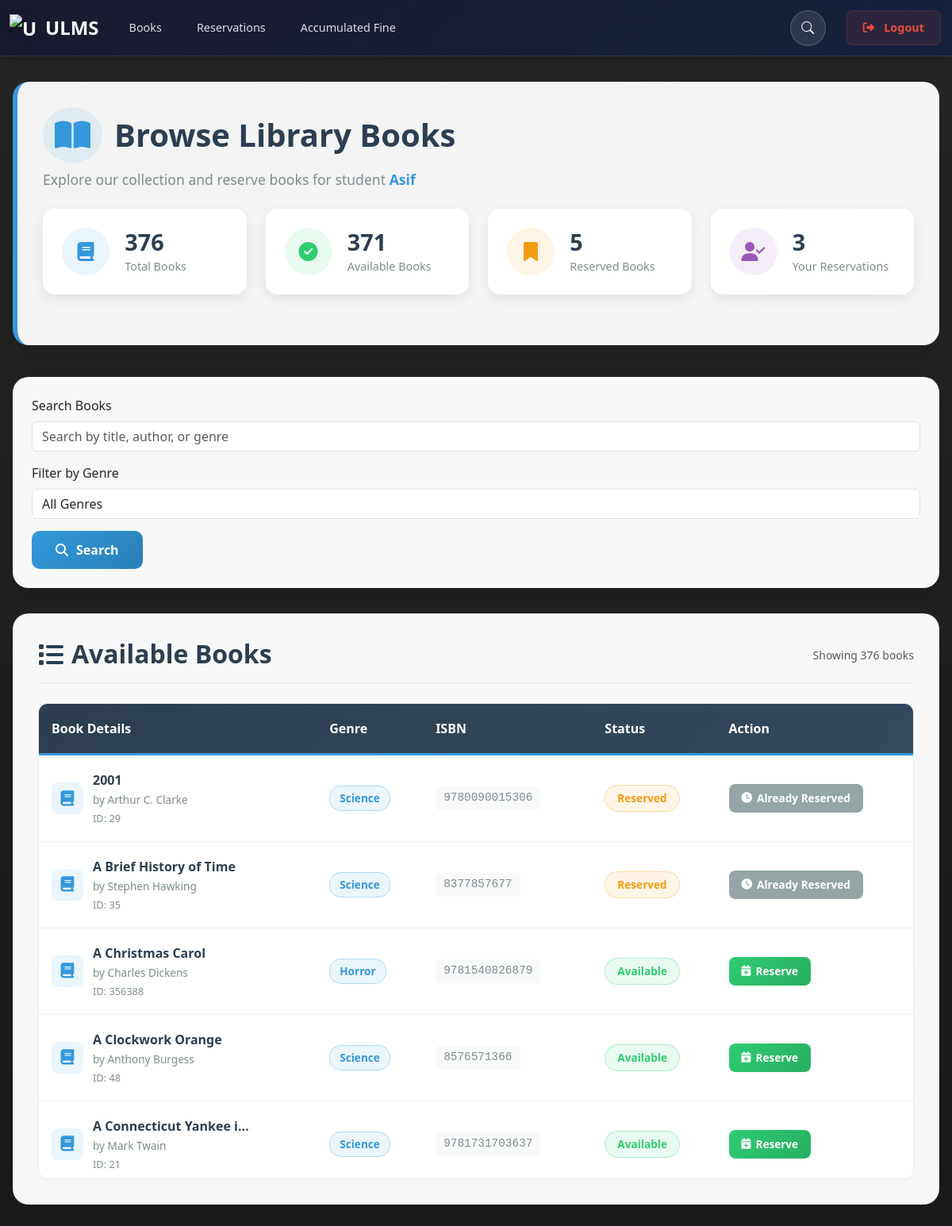
Page /pages/books_student.php (signed in) on the committed database.
### tables this page shows
CREATE TABLE `books` (
  `book_id` int(11) NOT NULL,
  `title` varchar(200) NOT NULL,
  `author` varchar(200) NOT NULL,
  `genre` varchar(100) DEFAULT NULL,
  `isbn` varchar(20) DEFAULT NULL,
  `thumbnail` varchar(255) DEFAULT NULL,
  `source` enum('api','manual') NOT NULL,
  `reserved` enum('Yes','No') DEFAULT 'No',
  `reserved_by` int(11) DEFAULT NULL
);

### pages/books_student.php (the view, shortened to what this page needs)
<?php
include '../includes/db_connection.php';
$user_id = $_SESSION['user_id'];
$name = $_SESSION['name'];
$query = "SELECT * FROM books";
$search_term = '';
$query .= " ORDER BY title ASC";
$total_books_query = "SELECT COUNT(*) as total FROM books";
$available_books_query = "SELECT COUNT(*) as available FROM books WHERE reserved = 'No'";
$reserved_books_query = "SELECT COUNT(*) as reserved FROM books WHERE reserved = 'Yes'";
$total_books = mysqli_fetch_assoc(mysqli_query($conn, $total_books_query))['total'] ?? 0;
$available_books = mysqli_fetch_assoc(mysqli_query($conn, $available_books_query))['available'] ?? 0;
$reserved_books = mysqli_fetch_assoc(mysqli_query($conn, $reserved_books_query))['reserved'] ?? 0;
$user_reservations_query = "SELECT COUNT(*) as user_reservations FROM reservations WHERE user_id = '$user_id' AND returned = 'No'";
$user_reservations_result = mysqli_query($conn, $user_reservations_query);
$user_reservations_data = mysqli_fetch_assoc($user_reservations_result);
$user_reservations = $user_reservations_data['user_reservations'] ?? 0;
?>
<!DOCTYPE html>
<html lang="en">
<head>
    <link href="https://cdn.jsdelivr.net/npm/bootstrap@5.3.2/dist/css/bootstrap.min.css" rel="stylesheet">
    <link rel="stylesheet" href="https://cdnjs.cloudflare.com/ajax/libs/font-awesome/6.4.2/css/all.min.css">
</head>
<body>
<?php include '_navbar.php'; ?>
<div class="books-container">
    <div class="header-section">
        <h1><i class="fas fa-book-open"></i> Browse Library Books</h1>
        <p class="subtitle">Explore our collection and reserve books for student <span class="student-name"><?php echo htmlspecialchars($name); ?></span></p>
        <div class="stats-cards">
            <div class="stat-card">
                <div class="stat-icon total">
                    <i class="fas fa-book"></i>
                </div>
                <div class="stat-info">
                    <h3 id="total-books"><?php echo $total_books; ?></h3>
                    <p>Total Books</p>
                </div>
            </div>
            <div class="stat-card">
                <div class="stat-icon available">
                    <i class="fas fa-check-circle"></i>
                </div>
                <div class="stat-info">
                    <h3 id="available-books"><?php echo $available_books; ?></h3>
                    <p>Available Books</p>
                </div>
            </div>
            <div class="stat-card">
                <div class="stat-icon reserved">
                    <i class="fas fa-bookmark"></i>
                </div>
                <div class="stat-info">
                    <h3 id="reserved-books"><?php echo $reserved_books; ?></h3>
                    <p>Reserved Books</p>
                </div>
            </div>
            <div class="stat-card">
                <div class="stat-icon your-reservations">
                    <i class="fas fa-user-check"></i>
                </div>
                <div class="stat-info">
                    <h3 id="your-reservations"><?php echo $user_reservations; ?></h3>
                    <p>Your Reservations</p>
                </div>
            </div>
        </div>
    </div>
    <div class="search-section">
        <form method="POST">
            <div class="search-form">
                <div class="form-group">
                    <label for="search_term" class="form-label">Search Books</label>
                    <input type="text" name="search_term" class="form-control"
                           placeholder="Search by title, author, or genre"
                           value="<?php echo htmlspecialchars($search_term); ?>">
                </div>
                <div class="form-group">
                    <label for="genre_filter" class="form-label">Filter by Genre</label>
                    <select name="genre_filter" class="form-control">
                        <option value="">All Genres</option>
                    </select>
                </div>
                <div class="form-group">
                    <button type="submit" name="search" class="btn-search">
                        <i class="fas fa-search"></i> Search
                    </button>
                </div>
            </div>
        </form>
    </div>
    <div class="books-section">
        <div class="section-header">
            <h2><i class="fas fa-list"></i> Available Books</h2>
            <div>
                <small class="text-muted">
                    <?php
                    $count_result = mysqli_query($conn, $query);
                    $total_rows = mysqli_num_rows($count_result);
                    echo "Showing " . $total_rows . " books";
                    ?>
                </small>
            </div>
        </div>
        <?php
        $result = mysqli_query($conn, $query);
        if (mysqli_num_rows($result) > 0) {
            echo '
            <div class="table-responsive">
                <table class="books-table">
                    <thead>
                        <tr>
                            <th>Book Details</th>
                            <th>Genre</th>
                            <th>ISBN</th>
                            <th>Status</th>
                            <th>Action</th>
                        </tr>
                    </thead>
                    <tbody>';
            while ($book = mysqli_fetch_assoc($result)) {
                $book_id = $book['book_id'];
                $title = htmlspecialchars($book['title']);
                $author = htmlspecialchars($book['author']);
                $genre = htmlspecialchars($book['genre']);
                $isbn = htmlspecialchars($book['isbn']);
                $reserved = $book['reserved'];
                echo '<tr>';
                echo '<td>
                        <div class="book-row-item">
                            <div class="book-icon-small">
                                <i class="fas fa-book"></i>
                            </div>
                            <div class="book-info-row">
                                <div class="book-title-row" title="' . $title . '">
                                    ' . $title . '
                                </div>
                                <div class="book-author-row" title="by ' . $author . '">
                                    by ' . $author . '
                                </div>
                                <div style="font-size: 0.8rem; color: #7f8c8d; margin-top: 3px;">
                                    ID: ' . $book_id . '
                                </div>
                            </div>
                        </div>
                      </td>';
                echo '<td><span class="badge-genre-row">' . $genre . '</span></td>';
                echo '<td><span class="book-isbn-row">' . $isbn . '</span></td>';
                if ($reserved == 'Yes') {
                    echo '<td><span class="status-badge status-reserved">Reserved</span></td>';
                } else {
                    echo '<td><span class="status-badge status-available">Available</span></td>';
                }
                echo '<td>';
                if ($reserved == 'No' && $user_reservations < 5) {
                    echo '
                        <form method="POST" style="display: inline;">
                            <input type="hidden" name="book_id" value="' . $book_id . '">
                            <button type="submit" name="reserve_book" class="btn-reserve-row">
                                <i class="fas fa-calendar-plus"></i> Reserve
                            </button>
                        </form>';
                } elseif ($reserved == 'No' && $user_reservations >= 5) {
                    echo '
                        <button class="btn-reserve-row" disabled>
                            <i class="fas fa-ban"></i> Limit Reached
                        </button>';
                } else {
                    echo '
                        <button class="btn-reserve-row" disabled style="background: #95a5a6;">
                            <i class="fas fa-clock"></i> Already Reserved
                        </button>';
                }
                echo '</td>';
                echo '</tr>';
            }
            echo '</tbody>
                </table>
            </div>';
        }
        ?>
    </div>
</div>
</body>
</html>

### rows in the picture
books: title "2001", author "Arthur C. Clarke", book_id "29", genre "Science", isbn "9780090015306", reserved "Reserved"
books: title "A Brief History of Time", author "Stephen Hawking", book_id "35", genre "Science", isbn "8377857677", reserved "Reserved"
books: title "A Christmas Carol", author "Charles Dickens", book_id "356388", genre "Horror", isbn "9781540826879", reserved "Available"
books: title "A Clockwork Orange", author "Anthony Burgess", book_id "48", genre "Science", isbn "8576571366", reserved "Available"
books: title "A Connecticut Yankee i…", author "Mark Twain", book_id "21", genre "Science", isbn "9781731703637", reserved "Available"

### other values in the picture
$name "Asif"
$total_books "376"
$available_books "371"
$reserved_books "5"
$user_reservations "3"
$total_rows "376"
